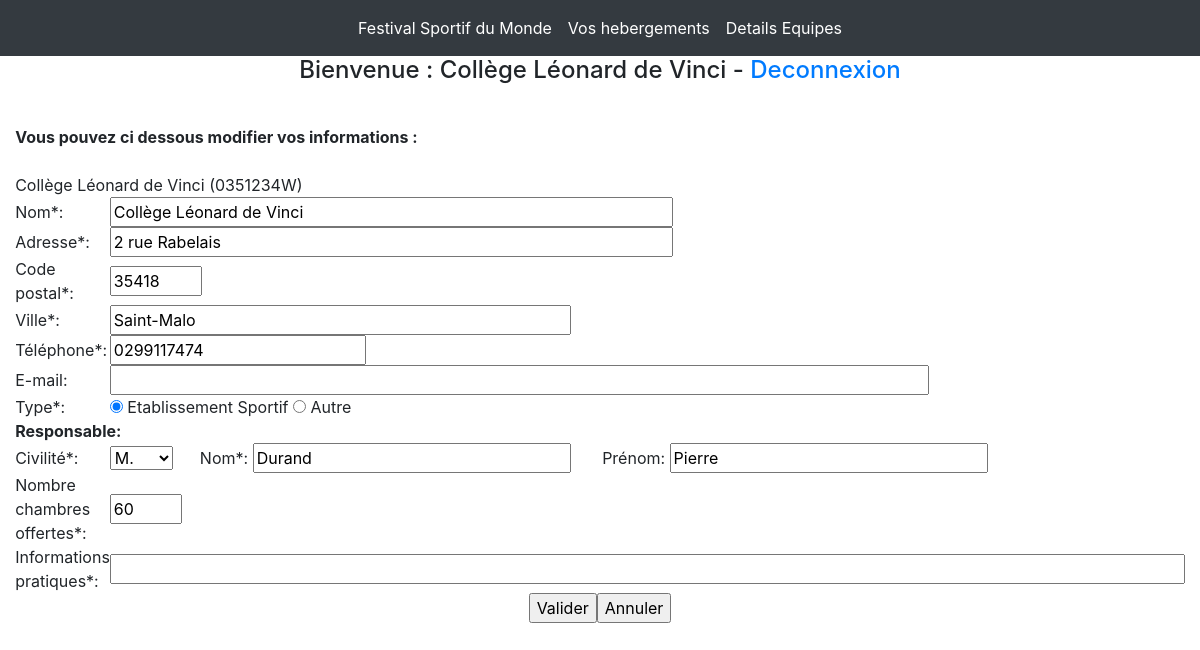
The page /EspaceEtablissement.php (signed in) on the database its author committed.
### tables this page shows
CREATE TABLE IF NOT EXISTS `etablissement` (
  `id` char(8) NOT NULL,
  `nom` varchar(45) NOT NULL,
  `adresseRue` varchar(45) NOT NULL,
  `codePostal` char(5) NOT NULL,
  `ville` varchar(35) NOT NULL,
  `tel` varchar(13) NOT NULL,
  `adresseElectronique` varchar(70) DEFAULT NULL,
  `type` tinyint(4) NOT NULL,
  `civiliteResponsable` varchar(12) NOT NULL,
  `nomResponsable` varchar(25) NOT NULL,
  `prenomResponsable` varchar(25) DEFAULT NULL,
  `nombreChambresOffertes` int(11) DEFAULT NULL,
  `motDePasse` varchar(50) NOT NULL,
  `informationsPratiques` varchar(100) NOT NULL,
  `conventionSignee` tinyint(1) NOT NULL DEFAULT '0',
  PRIMARY KEY (`id`)
);

### _gestionBase.inc.php (called while the page is built, shortened)
<?php
function obtenirDetailEtablissement($connexion, $id)
{
   $req="select * from Etablissement where id=?";
   $rsEtab=$connexion->prepare($req);
   $rsEtab->execute(array($id));
   $rsEtab=$rsEtab->fetch();
   return $rsEtab;
}
function estUnNomEtablissement($connexion, $mode, $id, $nom)
{
   $nom=str_replace("'", "''", $nom);
   if ($mode=='C')
   {
      $req="select * from Etablissement where nom='$nom'";
   }
   else
   {
      $req="select * from Etablissement where nom='$nom' and id!='$id'";
   }
   $rsEtab=$connexion->prepare($req);
   $rsEtab->execute();
   $rsEtab= $rsEtab->fetch();
   return $rsEtab;
}
?>

### EspaceEtablissement.php (the view, shortened to what this page needs)
<?php
include("_debut.Etab.inc.php");
include("_gestionBase.inc.php");
$connexion=connect();
$tabCivilite=array("M.","Mme","Melle");
$id=$_SESSION['idEtab'];
   $lgEtab=obtenirDetailEtablissement($connexion, $id);
   $nom=$lgEtab['nom'];
   $adresseRue=$lgEtab['adresseRue'];
   $codePostal=$lgEtab['codePostal'];
   $ville=$lgEtab['ville'];
   $tel=$lgEtab['tel'];
   $adresseElectronique=$lgEtab['adresseElectronique'];
   $type=$lgEtab['type'];
   $civiliteResponsable=$lgEtab['civiliteResponsable'];
   $nomResponsable=$lgEtab['nomResponsable'];
   $prenomResponsable=$lgEtab['prenomResponsable'];
   $nombreChambresOffertes=$lgEtab['nombreChambresOffertes'];
   $infosPratiques=$lgEtab['informationsPratiques'];
echo "
<form method='POST' action='modificationEtablissement.php?'>
   <input type='hidden' value='validerModifEtab' name='action'>
   <table width='85%' cellspacing='0' cellpadding='0' align='center'
   class='tabNonQuadrille'>
      <tr class='enTeteTabNonQuad'>
         <td colspan='3'>
		  <b> Vous pouvez ci dessous modifier vos informations : <br> </b><br>
		</td>
      </tr>
	  <td colspan='3'>
		 $nom ($id)</td>
      </tr>
      <tr>
         <td><input type='hidden' value='$id' name='id'></td>
      </tr>";
      echo '
      <tr class="ligneTabNonQuad">
         <td> Nom*: </td>
         <td><input type="text" value="'.$nom.'" name="nom" size="50"
         maxlength="45"></td>
      </tr>
      <tr class="ligneTabNonQuad">
         <td> Adresse*: </td>
         <td><input type="text" value="'.$adresseRue.'" name="adresseRue"
         size="50" maxlength="45"></td>
      </tr>
      <tr class="ligneTabNonQuad">
         <td> Code postal*: </td>
         <td><input type="text" value="'.$codePostal.'" name="codePostal"
         size="4" maxlength="5"></td>
      </tr>
      <tr class="ligneTabNonQuad">
         <td> Ville*: </td>
         <td><input type="text" value="'.$ville.'" name="ville" size="40"
         maxlength="35"></td>
      </tr>
      <tr class="ligneTabNonQuad">
         <td> Téléphone*: </td>
         <td><input type="text" value="'.$tel.'" name="tel" size ="20"
         maxlength="10"></td>
      </tr>
      <tr class="ligneTabNonQuad">
         <td> E-mail: </td>
         <td><input type="text" value="'.$adresseElectronique.'" name=
         "adresseElectronique" size ="75" maxlength="70"></td>
      </tr>
      <tr class="ligneTabNonQuad">
         <td> Type*: </td>
         <td>';
            if ($type==1)
            {
               echo "
               <input type='radio' name='type' value='1' checked>
               Etablissement Sportif
               <input type='radio' name='type' value='0'>  Autre";
             }
             else
             {
                echo "
                <input type='radio' name='type' value='1'>
                Etablissement Sportif
                <input type='radio' name='type' value='0' checked> Autre";
              }
           echo "
           </td>
         </tr>
         <tr class='ligneTabNonQuad'>
            <td colspan='2' ><strong>Responsable:</strong></td>
         </tr>
         <tr class='ligneTabNonQuad'>
            <td> Civilité*: </td>
            <td> <select name='civiliteResponsable'>";
               for ($i=0; $i<3; $i=$i+1)
                  if ($tabCivilite[$i]==$civiliteResponsable)
                  {
                     echo "<option selected>$tabCivilite[$i]</option>";
                  }
                  else
                  {
                     echo "<option>$tabCivilite[$i]</option>";
                  }
               echo '
               </select>&nbsp; &nbsp; &nbsp; Nom*:
               <input type="text" value="'.$nomResponsable.'" name=
               "nomResponsable" size="26" maxlength="25">
               &nbsp; &nbsp; &nbsp; Prénom:
               <input type="text"  value="'.$prenomResponsable.'" name=
               "prenomResponsable" size="26" maxlength="25">
            </td>
         </tr>
         <tr class="ligneTabNonQuad">
            <td> Nombre chambres offertes*: </td>
            <td><input type="text" value="'.$nombreChambresOffertes.'" name=
            "nombreChambresOffertes" size ="2" maxlength="3"></td>
         </tr>
		  <tr class="ligneTabNonQuad">
            <td> Informations pratiques*: </td>
            <td><input type="text" value="'.$infosPratiques.'" name=
            "informatationsPratiques" size ="100" ></td>
         </tr><br>
   </table>';
   echo "
   <table align='center' cellspacing='15' cellpadding='0'>
      <tr>
         <td align='right'><input type='submit' value='Valider' name='valider'>
         </td>
         <td align='left'><input type='reset' value='Annuler' name='annuler'>
         </td>
      </tr>
   </table>
</form>";
?>

### css/navbar.css (style rules this page uses)
body { padding-bottom: 20px; }

### rows shown on the page
etablissement: nom "Collège Léonard de Vinci", adresseRue "2 rue Rabelais", codePostal "35418", ville "Saint-Malo", tel "0299117474", civiliteResponsable "M.", nomResponsable "Durand", prenomResponsable "Pierre", nombreChambresOffertes "60"

### other values the page prints
$_SESSION['nom'] "Collège Léonard de Vinci"
$id "0351234W"
